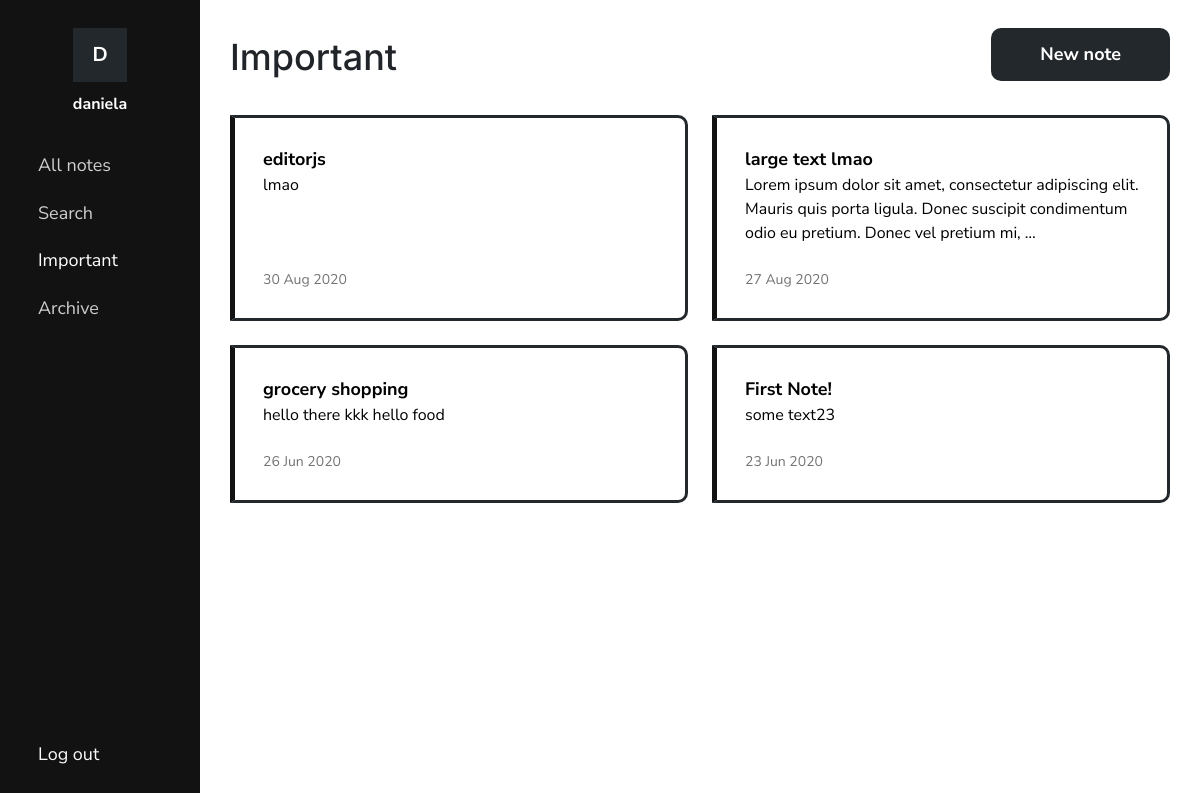
The app's page /important/ (signed in), older data.
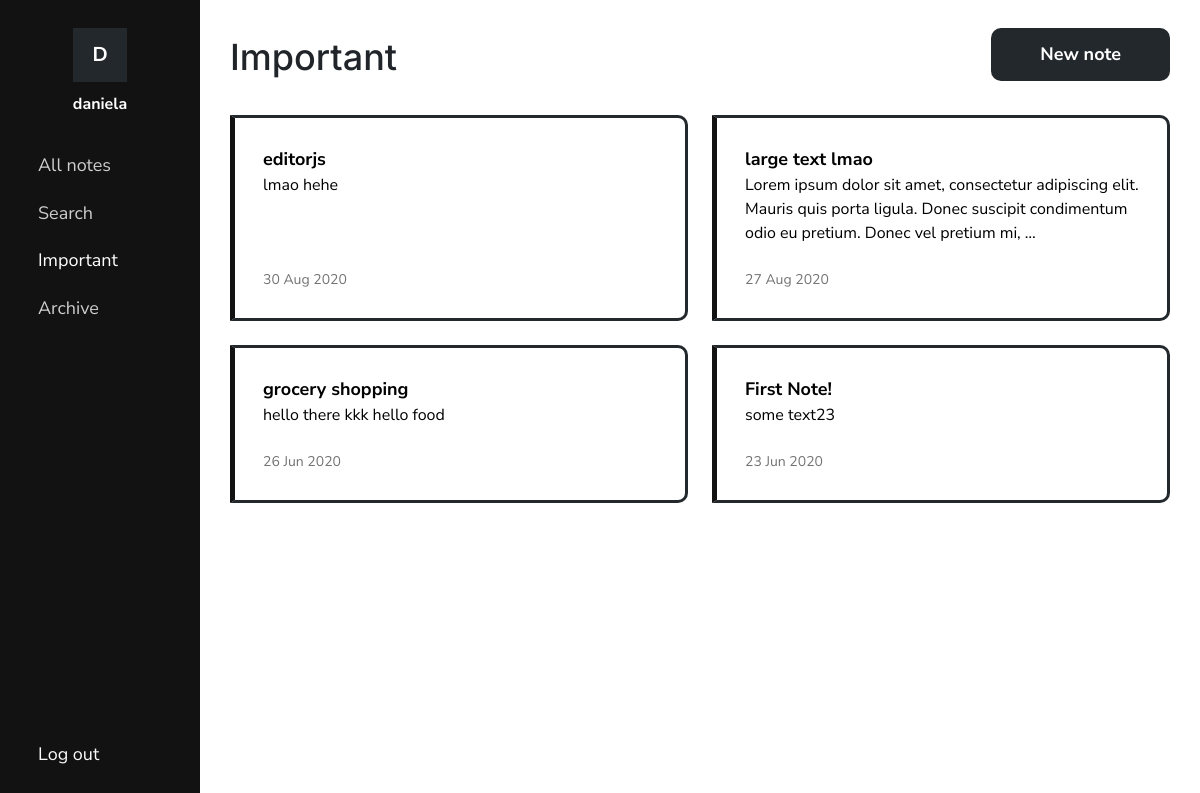
The same page, newer data.
### notes/models.py (models this page shows, shortened)
class Note(models.Model):
    title = models.CharField(max_length=100, blank=True)
    text = HTMLField(blank=True)
    date = models.DateTimeField(auto_now_add=True)
    important = models.BooleanField(default=False)
    archive = models.BooleanField(default=False)
    user = models.ForeignKey(User, on_delete=models.CASCADE)

### notes/views.py (the view)
# urls.py: path('important/', views.important, name='important'),
def important(request):
    important = Note.objects.filter(user=request.user, important=True, archive=False).order_by('-date')
    active = 'importantLink'
    return render(request, 'notes/important.html', {'important': important, 'active': active})

### notes/templates/notes/important.html (shortened to what this page needs)
{% load static %}
<!DOCTYPE html>
<html>
<head>
    <link rel="stylesheet" href="https://stackpath.bootstrapcdn.com/bootstrap/4.5.0/css/bootstrap.min.css">
    <link rel="stylesheet" type="text/css" href="{% static 'notes/style.css' %}">
    <link rel="stylesheet" type="text/css" href="{% static 'notes/notes.css' %}">
</head>
<body>
    <div class="container-fluid">
        <div class="row" id="mainRow">
            {% include "notes/navbar.html" %}
            <div class="col-sm-9 col-md-10 col-lg-10" id="content">
                <div class="container">
                    <div>
                        <h1>Important</h1>
                        <a href="{% url 'add' %}" class="btn medium-text">New note</a>
                    </div>
                    {% if important %}
                    <div id="notes">
                        <ul>
                            {% for note in important %}
                            <li class="note {% if note.important %} important{% endif %}">
                                <a href="{% url 'note' note.id %}">
                                    <div class="note-info">
                                        <div class="note-content">
                                            <div class="medium-text"><b>{{ note.title|truncatechars:50 }}</b></div>
                                            {% if note.text %}
                                            <div class="note-text">{{ note.text|striptags|truncatechars:150 }}</div>
                                            {% endif %}
                                        </div>
                                        <div class="date">{{ note.date|date:'d M Y' }}</div>
                                    </div>
                                </a>
                            </li>
                            {% endfor %}
                        </ul>
                    </div>
                    {% else %}
                    <div id="noNotes">
                        <p class="text-center medium-text">You don't have any notes marked as important.</p>
                    </div>
                    {% endif %}
                </div>
            </div>
        </div>
    </div>
</body>
</html>

### notes/templates/notes/navbar.html (shortened to what this page needs)
<div class="col-sm-3 col-md-2 col-lg-2" id="menu">
    <nav>
        <div id="user">
            <div id="userPic">
                <p class="large-text">{{ user.username|make_list|first|title }}</p>
            </div>
            <p id="userInfo" title='{{ user.username }}'>{{ user.username }}</p>
        </div>
        <div id="links">
            <ul>
                <li>
                    <a href="{% url 'notes' %}" id="noteLink">
                        <span class="medium-text">All notes</span>
                    </a>
                </li>
                <li>
                    <a href="{% url 'search' %}" id="searchLink">
                        <span class="medium-text">Search</span>
                    </a>
                </li>
                <li>
                    <a href="{% url 'important' %}" id="importantLink">
                        <span class="medium-text">Important</span>
                    </a>
                </li>
                <li>
                    <a href="{% url 'showarchive' %}" id="archiveLink">
                        <span class="medium-text">Archive</span>
                    </a>
                </li>
                <li>
                    <a href="#" id="logout">
                        <form action="{% url 'logoutuser' %}" method="POST">
                            <button type="submit" id="logout" title="Log out">
                                <span class="medium-text">Log out</span>
                            </button>
                        </form>
                    </a>
                </li>
            </ul>
        </div>
    </nav>
</div>

### notes/static/notes/style.css (style rules this page uses)
:root { --blue: #fafafa; --dark-blue: #121212; --purple:#23282c; --gray: #cecece; }
html, body { height: 100%; }
body { font-family: 'Nunito Sans', sans-serif; }
h1, h2, h3 { font-family: 'Inter', sans-serif; }
h1 { font-size: 36px }
p { font-size: 16px; margin-bottom: 4px; }
.large-text { font-size: 20px; }
.medium-text { font-size: 18px; }
a { color: var(--dark-blue); font-weight: bold; transition: all 200ms ease-in-out; }
.btn { color: white; background-color: var(--purple); font-weight: bold; border-radius: 10px; transition: all 200ms ease-in-out; }

### notes/static/notes/notes.css (style rules this page uses)
#mainRow { height: 100vh }
#menu { background-color: var(--dark-blue); color: white; padding: 28px 24px; overflow-x: hidden; position: fixed; top: 0; height: 100vh; z-index: 10; height: 100vh; transition: all 500ms ease 0s; overflow: hidden; }
nav { transition: all 500ms ease 0s; }
#user { width: 100%; position: relative; }
#userPic { background-color: var(--purple); position: relative; cursor: default; display: block; margin: 0 auto; width: 54px; height: 54px; margin-bottom: 10px; }
#userPic p { text-align: center; margin-bottom: 0; font-weight: bold; position: absolute; transform: translateY(-50%); top: 50%; left: 0; right: 0; }
#userInfo { margin-bottom: 0; cursor: default; text-align: center; font-weight: bold; word-break: break-word; }
button#logout { color: var(--blue); padding: 0; border: none; background-color: transparent; outline: none; position: absolute; bottom: 28px; }
#links { margin-top: 36px; }
#links ul { list-style-type: none; padding-left: 0 }
#links ul li { margin-bottom: 16px; }
#links a { color: var(--gray); }
#links span.medium-text { vertical-align: top; font-weight: normal; }
h1 { margin-top: 36px; display: inline-block; }
#content { position: absolute; right: 0; }
#content a.btn { padding: 12px 48px; margin-top: 28px; float: right; }
#notes, #noNotes { margin-top: 28px; }
#notes ul { list-style-type: none; padding-left: 0; display: grid; grid-gap: 24px; grid-template-columns: repeat(auto-fill, minmax(300px,1fr)); }
.note { position: relative; padding: 28px; border-radius: 10px; border: 3px solid var(--purple) }
.note.important { border-left: 5px solid var(--dark-blue); border-radius: 0 10px 10px 0; }
.note a { color: black; font-weight: normal; }
.note div { word-break: break-word; }
.note .medium-text { vertical-align: top; }
.note-info { height: 100%; display: flex; flex-direction: column; justify-content: space-between; }
.note .date { color: #737373; font-size: 14px; }
.note .note-text { margin-bottom: 24px }
@media (min-width: 1144px) { #menu { padding: 28px 28px !important; } }

Row changes from the older to the newer data that the page shows:
changed Note "editorjs": text "lmao" → "lmao hehe"
